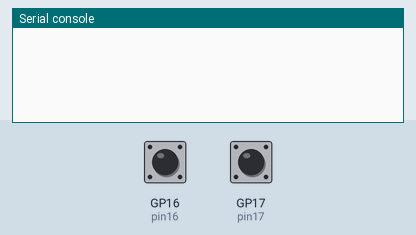
Recording of a program running on a simulated Raspberry Pi Pico running MicroPython. On the bench: the last lines printed to the serial console. The test bench sets the inputs (shaded band); at power-on: GP16 (pin16) HIGH, GP17 (pin17) HIGH.

Above: at 1.2 s.
1.3 s: GP16 (pin16) pulled LOW for 0.15 s
At 2.5 s:
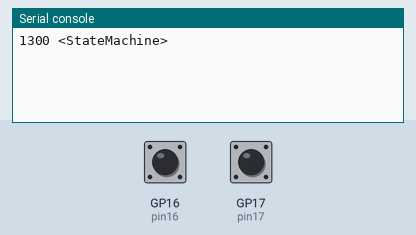
2.9 s: GP17 (pin17) pulled LOW for 0.15 s
At 3.9 s:
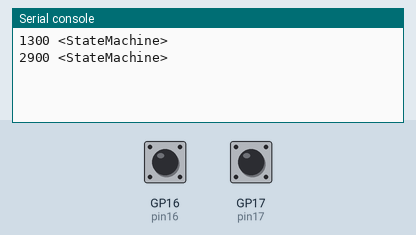
4.5 s: GP16 (pin16) pulled LOW for 1 s
At 5.1 s:
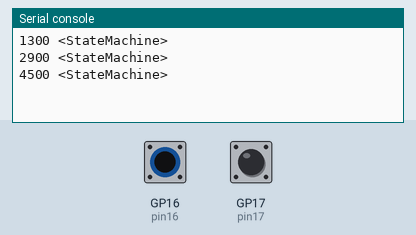
7.0 s: GP17 (pin17) pulled LOW for 1 s
At 8.2 s:
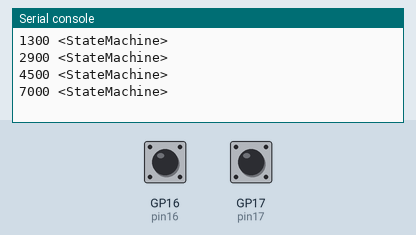
Timing chart, 0 to 10.0 s (numbered marks = the images above; inputs shaded):
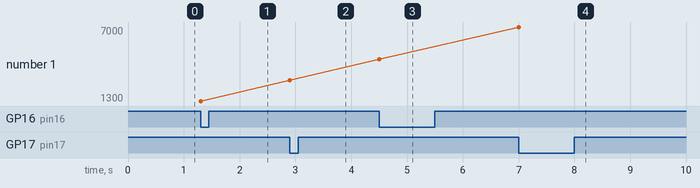

The program:

pio_pinchange.py
```python
'''
相较原代码改进：
1、将状态机的设置部分提取到一个函数setup_state_machine中，减少了重复代码；
2、在设置状态机时增加了try-except块，以捕获可能的异常并打印错误信息。
'''
#示例使用PIO等待引脚更改并发出IRQ。
#
#演示：
#PIO封装
#   -PIO等待指令，等待输入引脚
#   -PIO irq指令，在阻塞模式下具有相对irq编号
#   -设置StateMachine的in_base引脚
#   -为StateMachine设置irq处理程序
#   -使用相同的程序和不同的引脚实例化2x StateMachine

import time
from machine import Pin
import rp2
# 定义一个PIO程序，用于等待引脚变为低电平并触发IRQ

@rp2.asm_pio()
def wait_pin_low():
    wrap_target()

    wait(0, pin, 0)
    irq(block, rel(0))
    wait(1, pin, 0)

    wrap()
# 定义一个IRQ处理函数，用于打印时间戳和状态机对象

def handler(sm):
    # 打印（封装）时间戳和状态机对象。
    print(time.ticks_ms(), sm)


# 在Pin（16）上用wait_pin_low程序实例化StateMachine（0）。
pin16 = Pin(16, Pin.IN, Pin.PULL_UP)
sm0 = rp2.StateMachine(0, wait_pin_low, in_base=pin16)
sm0.irq(handler)

# 在Pin（17）上用wait_pin_low程序实例化StateMachine（1）。
pin17 = Pin(17, Pin.IN, Pin.PULL_UP)
sm1 = rp2.StateMachine(1, wait_pin_low, in_base=pin17)
sm1.irq(handler)

# 启动StateMachine的运行。
sm0.active(1)
sm1.active(1)

# 现在，当Pin（16）或Pin（17）被拉低时，REPL上将会打印一条消息。

'''
32行以后可改动为
# 定义一个函数，用于设置状态机，包括引脚配置、状态机实例化、IRQ处理程序设置和激活状态机
def setup_state_machine(sm_id, pin_num):
    pin = Pin(pin_num, Pin.IN, Pin.PULL_UP)
    sm = rp2.StateMachine(sm_id, wait_pin_low, in_base=pin)
    sm.irq(handler)
    sm.active(1)
    return sm

try:
    sm0 = setup_state_machine(0, 16)
    sm1 = setup_state_machine(1, 17)
except Exception as e:
    print(f"Error setting up state machines: {e}")
'''
```

Measured:
- after the input at 1.3 s, the serial console: prints a new line at once (image 1)
- after the input at 2.9 s, the serial console: prints a new line at once (image 2)
- after the input at 4.5 s, the serial console: prints a new line at once (image 3)
- after the input at 7.0 s, the serial console: prints a new line at once (image 4)
- plotted number 1: 1300 → 2900 after the input at 2.9 s, 2900 → 4500 after the input at 4.5 s, 4500 → 7000 after the input at 7.0 s
